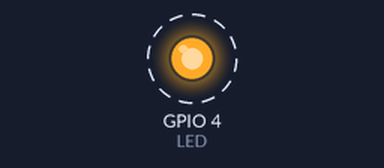
This program was run on a simulated ESP32. Shown: output pins drawn as LEDs (lit = HIGH). Dashed ring = blinking.

Above: at 0.2 s.
Timing chart, 0 to 3.0 s (numbered marks = the images above):
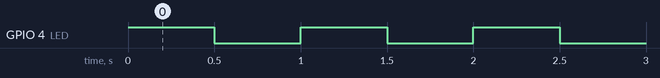

Measured:
- by itself, GPIO 4 (LED): alternates HIGH for 0.50 s and LOW for 0.50 s

The program:

main.cpp
```cpp
#include <Arduino.h>

// Declarar el pin GPIO4 para el LED externo
const int LED = 4;

void setup() {
    // Configurar el GPIO4 como salida
    pinMode(LED, OUTPUT);
}

void loop() {
    // Encender el LED durante 500 milisegundos
    digitalWrite(LED, HIGH);
    delay(500);

    // Apagar el LED durante 500 milisegundos
    digitalWrite(LED, LOW);
    delay(500);
}
```
